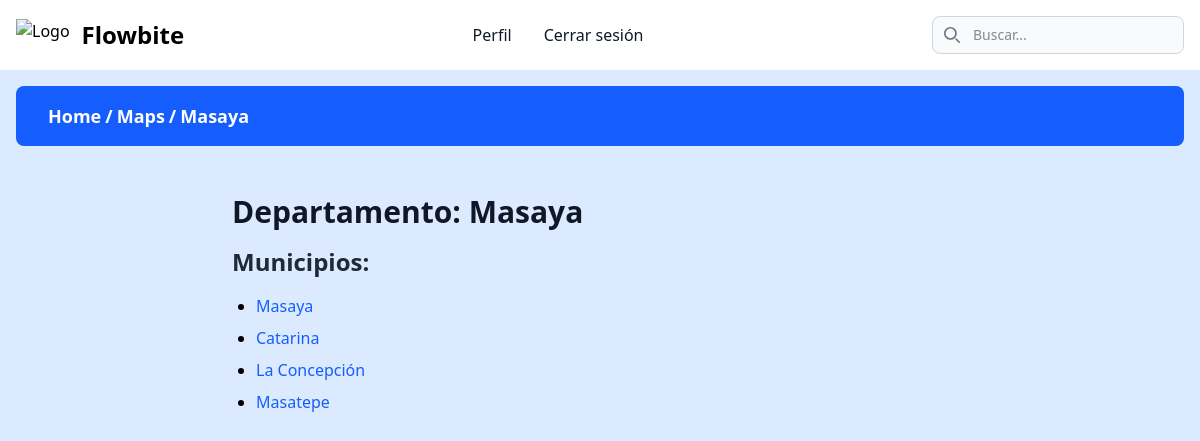
Page /home/maps/Masaya (signed in) on the earlier database version.
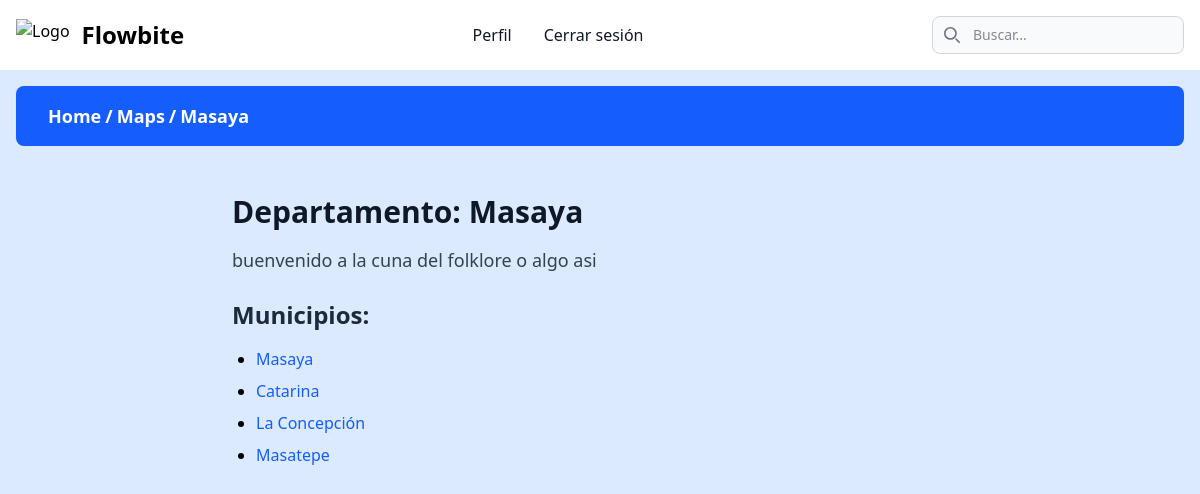
Same page on the later database version.
### page/models.py (models this page shows, shortened)
class Department(models.Model):
    name = models.CharField(max_length=100, unique=True)
    description = models.TextField(blank=True, null=True)

### page/views.py (the view)
# urls.py: path('home/maps/<str:city>', page_department, name='maps-department'),
@login_required(login_url='user-login')
@never_cache
def page_department(request, city):
    department = Department.objects.filter(name=city).first()
    municipalities = department.municipalities.all() if department else None
    return render(request, "page/municipality.html", {
        "department": department,
        "municipalities": municipalities,
    })

### page/templates/page/municipality.html
{% extends 'rally_nicaragua/base.html' %}
{% load breadcrumbs %}
{% load static %}
{% block styles %}
<link rel="stylesheet" href="{% static 'css/breadcrumb.css' %}">
{% endblock %}
{% block content %}
{% render_breadcrumb %}
<div class="container mx-auto px-4 py-8 max-w-3xl">
  {% if department %}
  <h2 class="text-3xl font-extrabold text-gray-900 mb-4">Departamento: {{ department.name }}</h2>
  {% if department.description != None %}
  <p class="text-lg text-gray-700 leading-relaxed mb-6">{{ department.description }}</p>
  {% endif %}
  {% if municipalities %}
  <h3 class="text-2xl font-semibold text-gray-800 mb-4">Municipios:</h3>
  <ul class="space-y-2 list-disc pl-6">
    {% for muni in municipalities %}
    <li>
      <a href="{% url 'municipality-options' municipality_name=muni.name %}"
        class="text-blue-600 hover:text-blue-800 hover:underline transition-colors duration-200">
        {{ muni.name }}
      </a>
    </li>
    {% endfor %}
  </ul>
  {% else %}
  <p class="text-gray-600 italic">No hay municipios disponibles para este departamento.</p>
  {% endif %}
  {% else %}
  <p class="text-gray-600 italic">No se encontró el departamento solicitado.</p>
  {% endif %}
</div>
{% endblock %}

### templates/components/breadcrumb.html
<div class="flex justify-center items-center p-4  w-full z-20">
  <div
    class="flex justify-start items-center w-full max-w-7xl bg-blue-600 backdrop-blur-sm py-4 px-8 rounded-lg flex-wrap gap-1">
    {% for item in breadcrumb %}
    {% if item.url %}
    <a href="{{ item.url }}" class="text-white font-bold text-lg">{{ item.name }}</a>
    {% if not forloop.last %}
    <span class="text-white font-bold text-lg">/</span>
    {% endif %}
    {% else %}
    <span class="text-white font-bold text-lg">{{ item.name }}</span>
    {% endif %}
    {% endfor %}
  </div>
</div>

Differences in the rows shown:
changed Department "Masaya": description (not shown) → "buenvenido a la cuna del folklore o algo asi"
